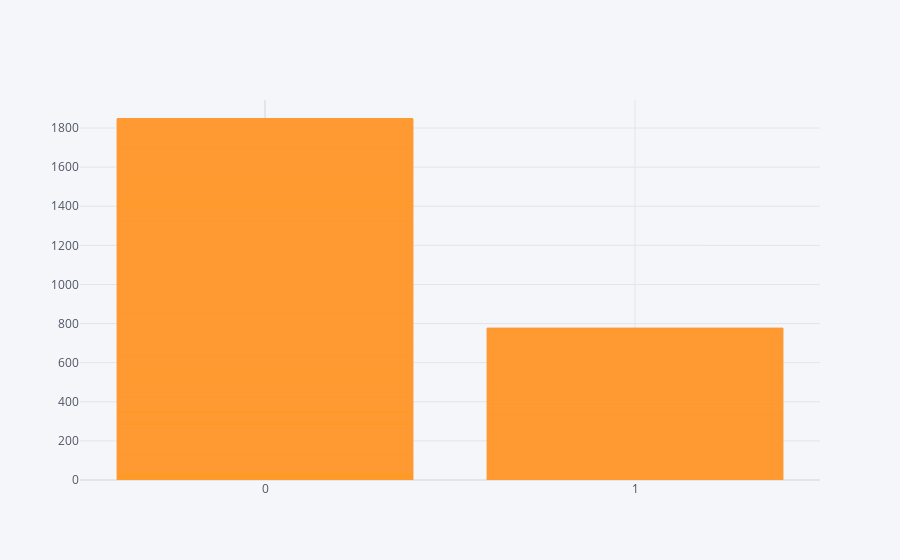

The notebook cell this image was saved under:
### Code cell
data_visulaization.iplot(kind='bar',x = "matched", y = 'DateMappingMatch',width=100)

### Figure 1 — Plotly figure (JSON) as saved in the notebook; plotly's stock layout.template omitted (floating-point values rounded to 4 significant figures; data arrays with more than 128 entries replaced by an {"elided": "..."} marker saying what was removed)
{"data": [{"marker": {"color": "rgba(255, 153, 51, 0.6)", "line": {"color": "rgba(255, 153, 51, 1.0)", "width": 1}}, "name": "DateMappingMatch", "orientation": "v", "text": "", "type": "bar", "x": {"elided": "12034 int values"}, "y": {"elided": "12034 float values"}}], "layout": {"legend": {"bgcolor": "#F5F6F9", "font": {"color": "#4D5663"}}, "paper_bgcolor": "#F5F6F9", "plot_bgcolor": "#F5F6F9", "title": {"font": {"color": "#4D5663"}}, "xaxis": {"gridcolor": "#E1E5ED", "showgrid": true, "tickfont": {"color": "#4D5663"}, "title": {"font": {"color": "#4D5663"}, "text": ""}, "zerolinecolor": "#E1E5ED"}, "yaxis": {"gridcolor": "#E1E5ED", "showgrid": true, "tickfont": {"color": "#4D5663"}, "title": {"font": {"color": "#4D5663"}, "text": ""}, "zerolinecolor": "#E1E5ED"}}}
